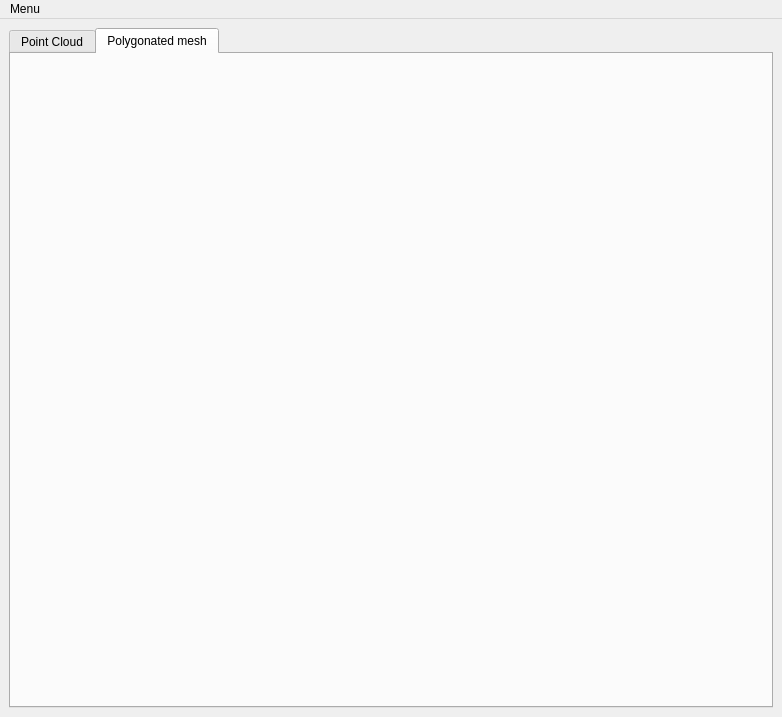
<?xml version="1.0" encoding="UTF-8"?>
<ui version="4.0">
 <class>PCLViewer</class>
 <widget class="QMainWindow" name="PCLViewer">
  <property name="geometry">
   <rect>
    <x>0</x>
    <y>0</y>
    <width>782</width>
    <height>717</height>
   </rect>
  </property>
  <property name="minimumSize">
   <size>
    <width>0</width>
    <height>0</height>
   </size>
  </property>
  <property name="maximumSize">
   <size>
    <width>5000</width>
    <height>5000</height>
   </size>
  </property>
  <property name="windowTitle">
   <string>PCLViewer</string>
  </property>
  <widget class="QWidget" name="centralwidget">
   <layout class="QHBoxLayout" name="horizontalLayout_3">
    <item>
     <widget class="QTabWidget" name="tabWidget">
      <property name="enabled">
       <bool>true</bool>
      </property>
      <property name="sizePolicy">
       <sizepolicy hsizetype="Expanding" vsizetype="Expanding">
        <horstretch>0</horstretch>
        <verstretch>0</verstretch>
       </sizepolicy>
      </property>
      <property name="currentIndex">
       <number>1</number>
      </property>
      <widget class="QWidget" name="tab">
       <attribute name="title">
        <string>Point Cloud</string>
       </attribute>
       <layout class="QVBoxLayout" name="verticalLayout_3">
        <item>
         <widget class="QVTKWidget" name="qvtkWidget" native="true">
          <property name="sizePolicy">
           <sizepolicy hsizetype="MinimumExpanding" vsizetype="MinimumExpanding">
            <horstretch>1</horstretch>
            <verstretch>1</verstretch>
           </sizepolicy>
          </property>
          <property name="minimumSize">
           <size>
            <width>640</width>
            <height>480</height>
           </size>
          </property>
          <property name="sizeIncrement">
           <size>
            <width>0</width>
            <height>0</height>
           </size>
          </property>
         </widget>
        </item>
        <item>
         <layout class="QHBoxLayout" name="horizontalLayout_2">
          <property name="leftMargin">
           <number>20</number>
          </property>
          <property name="bottomMargin">
           <number>0</number>
          </property>
          <item>
           <widget class="QLabel" name="label_4">
            <property name="font">
             <font>
              <pointsize>16</pointsize>
              <weight>50</weight>
              <italic>false</italic>
              <bold>false</bold>
             </font>
            </property>
            <property name="text">
             <string>Point size</string>
            </property>
           </widget>
          </item>
          <item>
           <widget class="QLCDNumber" name="lcdNumber_p">
            <property name="maximumSize">
             <size>
              <width>50</width>
              <height>50</height>
             </size>
            </property>
            <property name="layoutDirection">
             <enum>Qt::LeftToRight</enum>
            </property>
            <property name="digitCount">
             <number>1</number>
            </property>
            <property name="segmentStyle">
             <enum>QLCDNumber::Flat</enum>
            </property>
            <property name="intValue" stdset="0">
             <number>2</number>
            </property>
           </widget>
          </item>
          <item>
           <layout class="QVBoxLayout" name="verticalLayout">
            <property name="sizeConstraint">
             <enum>QLayout::SetMaximumSize</enum>
            </property>
            <property name="leftMargin">
             <number>50</number>
            </property>
            <property name="topMargin">
             <number>25</number>
            </property>
            <property name="rightMargin">
             <number>20</number>
            </property>
            <item>
             <widget class="QSlider" name="horizontalSlider_p">
              <property name="minimumSize">
               <size>
                <width>200</width>
                <height>0</height>
               </size>
              </property>
              <property name="minimum">
               <number>1</number>
              </property>
              <property name="maximum">
               <number>6</number>
              </property>
              <property name="value">
               <number>2</number>
              </property>
              <property name="orientation">
               <enum>Qt::Horizontal</enum>
              </property>
              <property name="tickPosition">
               <enum>QSlider::TicksBelow</enum>
              </property>
             </widget>
            </item>
            <item>
             <widget class="QCheckBox" name="checkBox">
              <property name="text">
               <string>Show Coordinate System</string>
              </property>
             </widget>
            </item>
           </layout>
          </item>
         </layout>
        </item>
        <item>
         <layout class="QHBoxLayout" name="horizontalLayout">
          <property name="sizeConstraint">
           <enum>QLayout::SetMaximumSize</enum>
          </property>
          <property name="bottomMargin">
           <number>0</number>
          </property>
          <item>
           <widget class="QPushButton" name="pushButton_reset">
            <property name="text">
             <string>Reset Camera</string>
            </property>
           </widget>
          </item>
          <item>
           <widget class="QPushButton" name="pushButton_save">
            <property name="text">
             <string>Save Frame</string>
            </property>
           </widget>
          </item>
          <item>
           <widget class="QPushButton" name="pushButton_reg">
            <property name="text">
             <string>Registrate</string>
            </property>
           </widget>
          </item>
          <item>
           <widget class="QPushButton" name="pushButton_poly">
            <property name="text">
             <string>Polygonate</string>
            </property>
           </widget>
          </item>
         </layout>
        </item>
       </layout>
       <zorder>qvtkWidget</zorder>
       <zorder></zorder>
      </widget>
      <widget class="QWidget" name="tab_2">
       <attribute name="title">
        <string>Polygonated mesh</string>
       </attribute>
       <layout class="QVBoxLayout" name="verticalLayout_2">
        <item>
         <widget class="QVTKWidget" name="qvtkWidget_2" native="true">
          <property name="sizePolicy">
           <sizepolicy hsizetype="Expanding" vsizetype="Expanding">
            <horstretch>1</horstretch>
            <verstretch>1</verstretch>
           </sizepolicy>
          </property>
          <property name="minimumSize">
           <size>
            <width>640</width>
            <height>480</height>
           </size>
          </property>
          <property name="sizeIncrement">
           <size>
            <width>0</width>
            <height>0</height>
           </size>
          </property>
         </widget>
        </item>
       </layout>
      </widget>
     </widget>
    </item>
   </layout>
  </widget>
  <widget class="QMenuBar" name="menuBar">
   <property name="geometry">
    <rect>
     <x>0</x>
     <y>0</y>
     <width>782</width>
     <height>19</height>
    </rect>
   </property>
   <widget class="QMenu" name="menuMenu">
    <property name="title">
     <string>Menu</string>
    </property>
    <addaction name="actionLoad_Point_Cloud"/>
    <addaction name="actionShow_keypoints"/>
    <addaction name="actionShow_captured_frames"/>
    <addaction name="actionClear"/>
   </widget>
   <addaction name="menuMenu"/>
  </widget>
  <action name="actionLoad_Point_Cloud">
   <property name="text">
    <string>Load Point Cloud</string>
   </property>
  </action>
  <action name="actionShow_keypoints">
   <property name="checkable">
    <bool>true</bool>
   </property>
   <property name="checked">
    <bool>false</bool>
   </property>
   <property name="text">
    <string>Show keypoints</string>
   </property>
  </action>
  <action name="actionShow_captured_frames">
   <property name="checkable">
    <bool>true</bool>
   </property>
   <property name="text">
    <string>Show last captured frame</string>
   </property>
  </action>
  <action name="actionClear">
   <property name="text">
    <string>Clear</string>
   </property>
  </action>
 </widget>
 <customwidgets>
  <customwidget>
   <class>QVTKWidget</class>
   <extends>QWidget</extends>
   <header>QVTKWidget.h</header>
  </customwidget>
 </customwidgets>
 <tabstops>
  <tabstop>pushButton_poly</tabstop>
  <tabstop>checkBox</tabstop>
  <tabstop>pushButton_reset</tabstop>
  <tabstop>pushButton_save</tabstop>
  <tabstop>tabWidget</tabstop>
  <tabstop>horizontalSlider_p</tabstop>
 </tabstops>
 <resources/>
 <connections/>
</ui>
